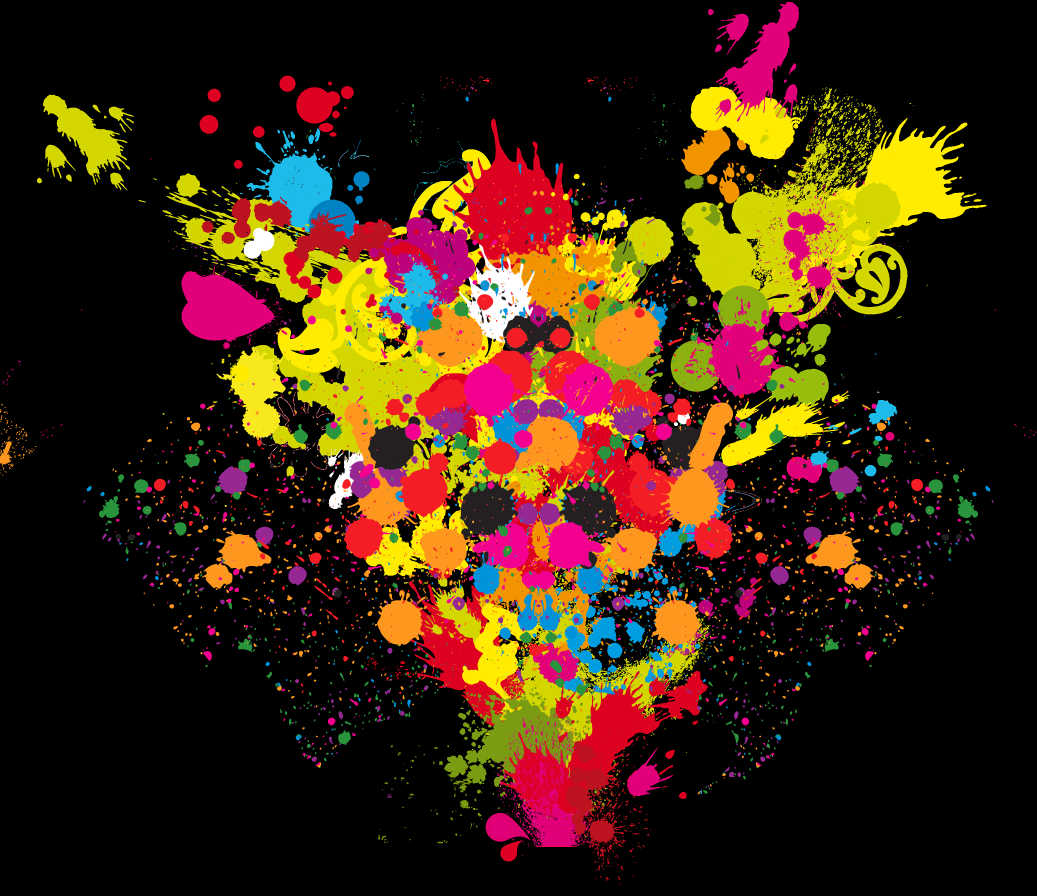
#> input picture Images/colours-transparent.png, 3110 x 2687 px (shown at 1/3 size)
$ python save_resized_image.py
#> lines starting #> are read from the running program, lines starting #| are printed output that depends on the picture
import cv2

#image = cv2.imread('Images/colours-transparent.png', flags=1)

#save in grascale
image = cv2.imread('Images/colours-transparent.png', flags=0)
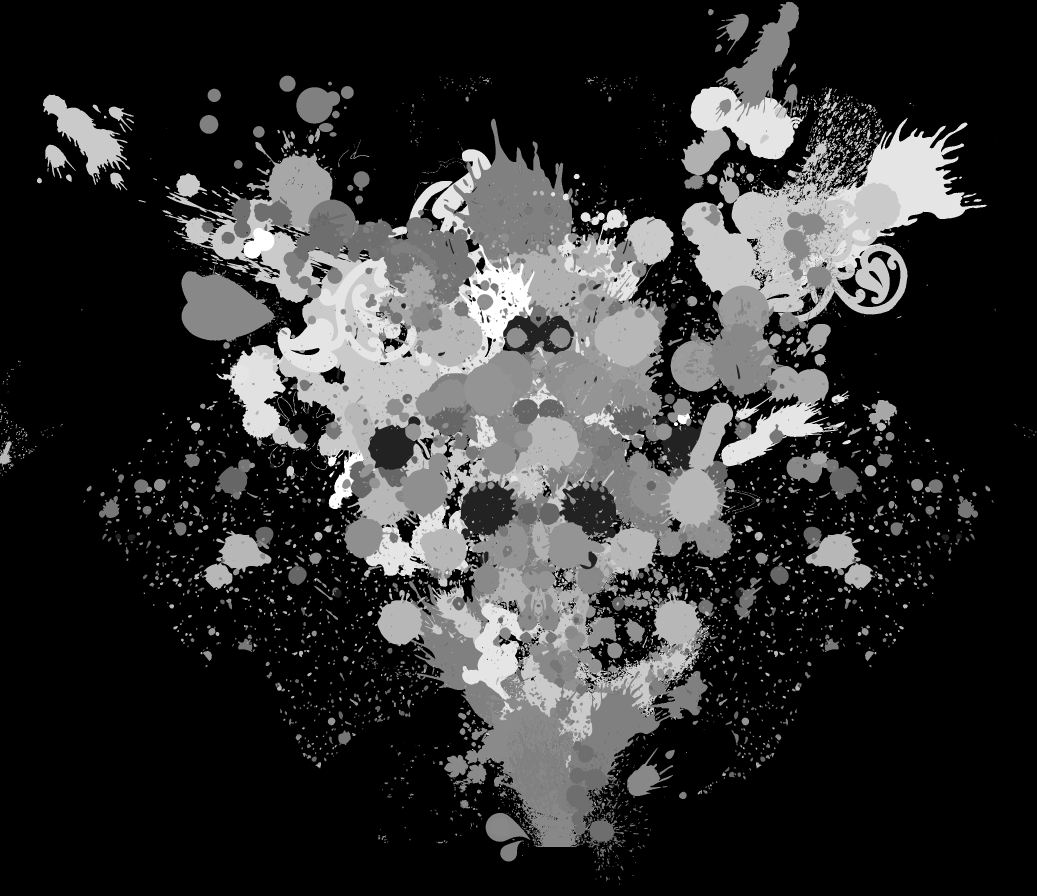
#> image: shape (2687, 3110) (shown at 1/3 size); min 0, max 255, mean 49.8
print(image.shape)
#| (2687, 3110)

reduced_image=cv2.resize(image, (0,0), fx=0.2, fy=0.2)
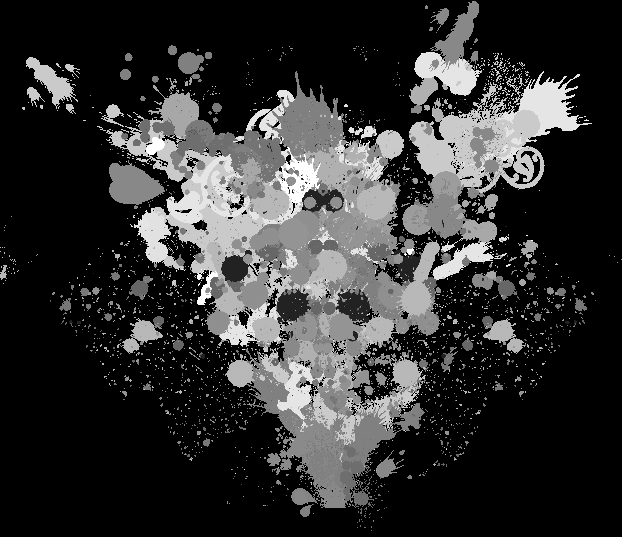
#> reduced_image: shape (537, 622); min 0, max 255, mean 49.8

print(reduced_image.shape)
#| (537, 622)

cv2.imshow('image', reduced_image)

#writing image to file
cv2.imwrite('Images/reduced_image_grayscale.png', reduced_image)

cv2.waitKey(0)
cv2.destroyAllWindows()
